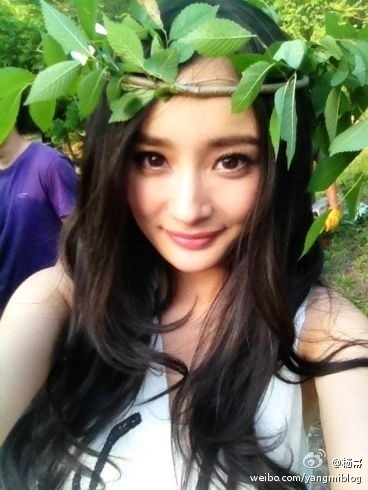
#> input picture mv.jpg, 368 x 490 px
$ python 036_pil_resize.py
#> lines starting #> are read from the running program, lines starting #| are printed output that depends on the picture
import Image

im = Image.open('mv.jpg')
#> im is the input picture: PIL image 368x490 RGB; mean R, G, B 110.2, 112.3, 90.3
w, h = im.size
#> w = 368; h = 490
im.thumbnail((w//2, h//2))
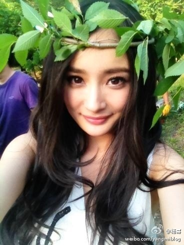
#> im: PIL image 184x245 RGB; mean R, G, B 110.2, 112.3, 90.3
im.save('mv_thumbnail.jpg')

$ run again, with 61.jpg copied over mv.jpg
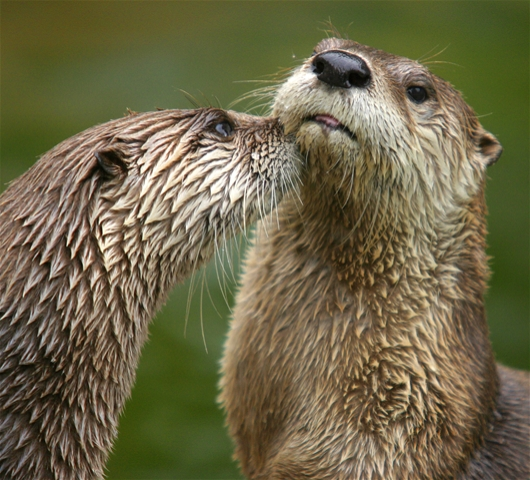
#> input picture 61.jpg, 530 x 480 px
#> im is the input picture: PIL image 530x480 RGB; mean R, G, B 109.8, 102.9, 71.8
#> `im.thumbnail((w//2, h//2))`:
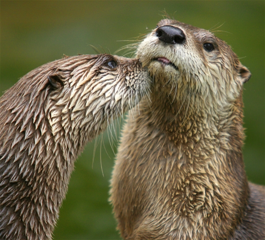
#> im: PIL image 265x240 RGB; mean R, G, B 109.8, 102.9, 71.8
